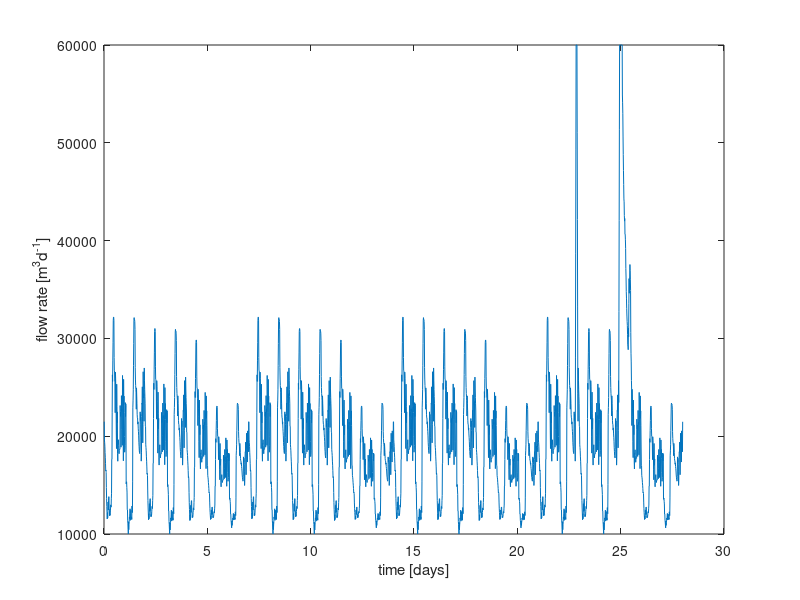
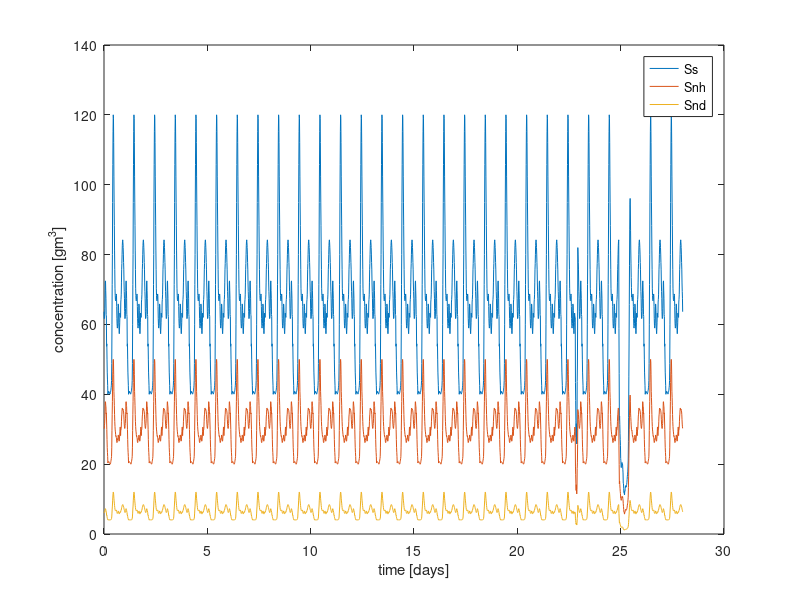
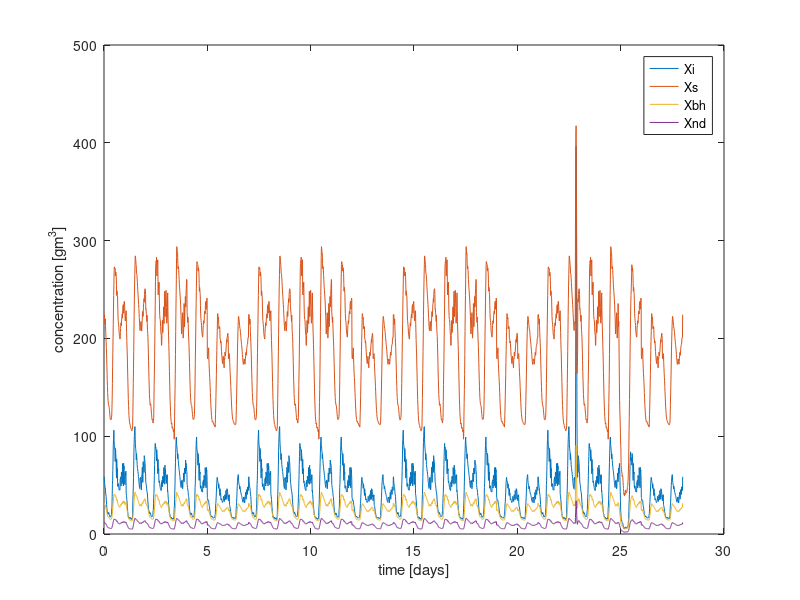

MATLAB code to generate these figures, in order:

dat_dry=importdata('datos/Inf_dry_2006.txt','\t',1);
dat_rain=importdata('datos/Inf_rain_2006.txt','\t',1);
dat_strm=importdata('datos/Inf_strm_2006.txt','\t',1);


%Append data
aaa=dat_dry.data;
aaa_=dat_strm.data;
aaa_(:,1)=aaa_(:,1)+aaa(end,1);
Qi=[aaa;aaa_];

figure, plot(Qi(:,1),Qi(:,15))
ylabel('flow rate [m^3d^{-1}]')
xlabel('time [days]')
figure, plot(Qi(:,1),Qi(:,[3 11 12]))
xlabel('time [days]')
ylabel('concentration [gm^3]')
legend('Ss','Snh','Snd')
figure, plot(Qi(:,1),Qi(:,[4 5 6 13]))
xlabel('time [days]')
ylabel('concentration [gm^3]')
legend('Xi','Xs','Xbh','Xnd')



%scale data (if needed)
for i=1:size(Qi,1)
Qi(i,2:end)=Qi(i,2:end).*[1 1 1 1 1 1 1 1 1 1.5 1 1 1 0.15];
end




%Initial conditions (from [1])
%[1] J. Alex et.al. Benchmark Simulation Model no. 1 (BSM1). Dept. of Industrial Electrical Engineering and Automation
%Lund University. 2008. http://www.benchmarkWWTP.org/ 
Si0  =30; %Soluble inert organic matter
Ss0  =69.5; %Readily biodegradable substrate
Xi0  =51.2; %Particulate inert organic matter
Xs0  =202.32; %Slowly biodegradable substrate
Xbh0 =28.17; %Active heterotrophic biomass
Xba0 =25; %Active autotrophic biomass
Xp0  =0; %Particulate products arising from biomass decay
So0  =0; %Oxygen
Sno0 =0; %Nitrate and nitrite nitrogen
Snh0 =5; %NH 4+ + NH 3 nitrogen
Snd0 =6.95; %Soluble biodegradable organic nitrogen
Xnd0 =5; %Particulate biodegradable organic nitrogen
Salk0 =7; %Alkalinity





